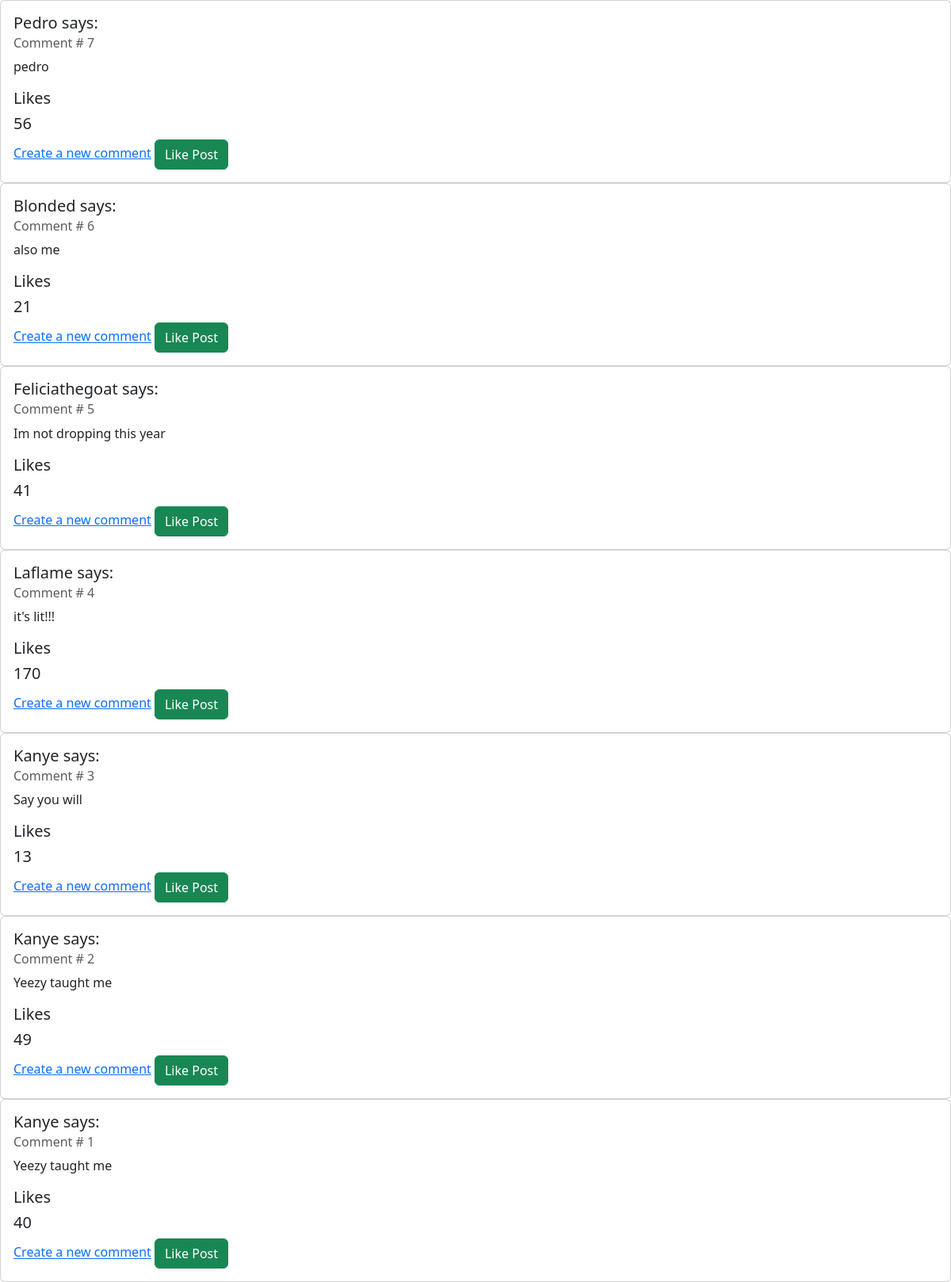
The page / on the database its author committed.
### comments/models.py (models this page shows)
class Comments(models.Model):
    username = models.CharField(max_length=20)
    email = models.EmailField()
    comment_text = models.CharField(max_length=140)
    timestamp = models.DateTimeField(default=datetime.now())
    likes = models.PositiveIntegerField(default=0)
    class Meta:
        ordering = ['-timestamp']
        indexes = [
            models.Index(fields=['-timestamp'])
        ]

### comments/views.py (the view)
# urls.py: path('', show_comments, name='index'),
def show_comments(request):
    comments = Comments.objects.all()
    return render(request, 'comments/allcomments.html', {'comments': comments})

### comments/templates/comments/allcomments.html (shortened to what this page needs)
{% extends 'layout.html' %}
{% block content %}
    {% for c in comments %}
    <div>
        <div class="card">
            <div class="card-body">
                <h5 class="card-title">{{ c.username | capfirst }} says: </h5>
                <h6 class="card-subtitle mb-2 text-muted">Comment # {{ c.id }}</h6>
                <p class="card-text"> {{ c.comment_text }} </p>
                <div class="likes">
                    <h5>Likes</h5>
                    <h5 id="like-qty">{{ c.likes }}</h5>
                </div>
                <a href="{% url 'comments:post_comment' %}" class="card-link">Create a new comment</a>
                <button type="button" class="btn btn-success" id="btn">Like Post</button>
            </div>
        </div>
    </div>
    {% endfor %}
{% endblock %}

### comments/templates/layout.html (shortened to what this page needs)
{% load static %}
<!DOCTYPE html>
<html lang="en">
<head>
<link href="https://cdn.jsdelivr.net/npm/bootstrap@5.3.3/dist/css/bootstrap.min.css" rel="stylesheet">
</head>
<body>
{% block content %}
{% endblock %}
</body>
</html>

### rows shown on the page
Comments: username "Pedro", id "7", comment_text "pedro", likes "56"
Comments: username "Blonded", id "6", comment_text "also me", likes "21"
Comments: username "Feliciathegoat", id "5", comment_text "Im not dropping this year", likes "41"
Comments: username "Laflame", id "4", comment_text "it's lit!!!", likes "170"
Comments: username "Kanye", id "3", comment_text "Say you will", likes "13"
Comments: username "Kanye", id "2", comment_text "Yeezy taught me", likes "49"
Comments: username "Kanye", id "1", comment_text "Yeezy taught me", likes "40"
